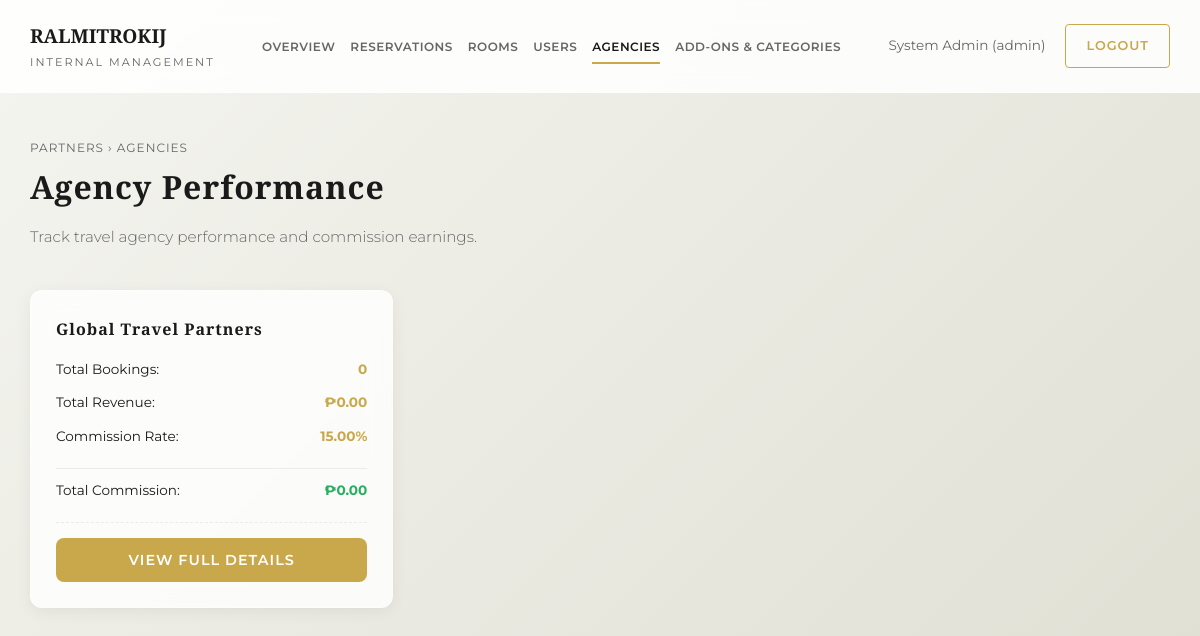
/admin/dashboard.php?tab=agencies (signed in), run on the app's committed database.
### tables this page shows
CREATE TABLE IF NOT EXISTS travel_agencies (
    id INT AUTO_INCREMENT PRIMARY KEY,
    user_id INT NOT NULL,
    agency_name VARCHAR(255) NOT NULL,
    commission_rate DECIMAL(5, 2) DEFAULT 10.00,  
    FOREIGN KEY (user_id) REFERENCES users(id) ON DELETE CASCADE
);

### admin/dashboard.php (the view, shortened to what the rows shown need)
<?php
require_once '../includes/db_connect.php';
$current_tab = isset($_GET['tab']) ? $_GET['tab'] : 'overview';
$today = date('Y-m-d');
$current_month = date('Y-m');
    $stmt = $pdo->query("SELECT COUNT(*) AS count FROM reservations");
    $total_reservations = $stmt->fetch()['count'];
    $stmt = $pdo->prepare("SELECT COALESCE(SUM(total_cost), 0) AS total FROM reservations WHERE DATE(created_at) = ?");
    $stmt->execute([$today]);
    $today_revenue = $stmt->fetch()['total'];
    $stmt = $pdo->prepare("SELECT COUNT(*) AS count FROM reservations WHERE DATE(created_at) = ?");
    $stmt->execute([$today]);
    $daily_reservations_count = $stmt->fetch()['count'];
    $stmt = $pdo->prepare("SELECT COUNT(*) AS count FROM reservations WHERE DATE_FORMAT(created_at, '%Y-%m') = ?");
    $stmt->execute([$current_month]);
    $monthly_reservations_count = $stmt->fetch()['count'];
    $room_reservation_counts = [];
    $stmt = $pdo->query("SELECT ta.id, ta.user_id, ta.agency_name, COUNT(r.id) AS total_bookings, COALESCE(SUM(r.total_cost), 0) AS total_revenue, ta.commission_rate, COALESCE(SUM(CASE WHEN r.status IN ('confirmed', 'checked_in', 'checked_out') THEN IF(r.commission_earned > 0, r.commission_earned, r.total_cost * (ta.commission_rate / 100)) ELSE 0 END), 0) AS total_commission FROM travel_agencies ta LEFT JOIN users u ON ta.user_id = u.id LEFT JOIN reservations r ON r.user_id = u.id GROUP BY ta.id, ta.user_id ORDER BY total_bookings DESC");
    $agency_performance = $stmt->fetchAll();
    $stmt = $pdo->query("SELECT r.*, ro.name AS room_name FROM reservations r LEFT JOIN rooms ro ON r.room_id = ro.id ORDER BY r.created_at DESC");
    $reservations = $stmt->fetchAll();
    $stmt = $pdo->query("SELECT * FROM rooms ORDER BY id ASC");
    $rooms = $stmt->fetchAll();
?>
<!DOCTYPE html>
<html lang="en">
<head>
    <link rel="stylesheet" href="../assets/css/styles.css?v=<?php echo time(); ?>">
</head>
<body>
    <main class="dashboard-container">
        <?php if ($current_tab === 'overview'): ?>
            <div class="page-header">
                <span class="breadcrumb">Internal &rsaquo; Dashboard</span>
                <h1 class="page-title">Operational Overview</h1>
                <p class="page-subtitle">Real-time metrics and system health monitoring.</p>
            </div>
            <div class="metrics-grid">
                <div class="metric-card">
                    <div class="metric-label">Daily Reservations</div>
                    <p class="metric-value"><?php echo number_format($daily_reservations_count); ?></p>
                </div>
                <div class="metric-card">
                    <div class="metric-label">Monthly Reservations</div>
                    <p class="metric-value"><?php echo number_format($monthly_reservations_count); ?></p>
                </div>
                <div class="metric-card">
                    <div class="metric-label">Today's Revenue</div>
                    <p class="metric-value">₱<?php echo number_format($today_revenue, 2); ?></p>
                </div>
                <div class="metric-card">
                    <div class="metric-label">Total Reservations</div>
                    <p class="metric-value"><?php echo number_format($total_reservations); ?></p>
                </div>
            </div>
            <div class="grid-2">
                <div class="glassmorphism-card">
                    <div class="section-title">
                        <h3>Reservations by Room Type</h3>
                        <p>Total bookings across all time for each room category</p>
                    </div>
                    <div class="data-table-container">
                        <table class="data-table">
                            <thead>
                                <tr>
                                    <th>Room Name</th>
                                    <th>Category</th>
                                    <th>Total Reservations</th>
                                </tr>
                            </thead>
                            <tbody>
                                <?php
                                    $most_reserved_room = 'None';
                                    $highest_count = -1;
                                    foreach ($rooms as $room):
                                        $count = isset($room_reservation_counts[$room['id']]) ? $room_reservation_counts[$room['id']] : 0;
                                        if ($count > $highest_count) {
                                            $highest_count = $count;
                                            $most_reserved_room = $room['name'];
                                        }
                                ?>
                                    <tr>
                                        <td><strong><?php echo htmlspecialchars($room['name']); ?></strong></td>
                                        <td><?php echo htmlspecialchars($room['category']); ?></td>
                                        <td><span style="font-weight: bold; color: var(--admin-accent);"><?php echo $count; ?></span></td>
                                    </tr>
                                <?php endforeach; ?>
                            </tbody>
                        </table>
                    </div>
                </div>
                <div class="glassmorphism-card" style="display: flex; flex-direction: column; justify-content: center; align-items: center; text-align: center; background: linear-gradient(135deg, var(--admin-primary) 0%, #333 100%); color: white; padding: 40px;">
                    <div class="section-title" style="margin-bottom: 20px;">
                        <span style="color: var(--admin-accent); font-size: 0.8rem; text-transform: uppercase; letter-spacing: 2px;">Most Popular Choice</span>
                        <h3 style="color: white; margin-top: 10px; font-size: 2rem;"><?php echo htmlspecialchars($most_reserved_room); ?></h3>
                        <p style="color: #ccc;">This room type has the highest number of overall reservations.</p>
                    </div>
                    <div style="font-size: 4rem; font-family: 'Playfair Display', serif; color: var(--admin-accent); line-height: 1;">
                        <?php echo $highest_count > 0 ? $highest_count : 0; ?>
                    </div>
                    <div style="font-size: 0.9rem; text-transform: uppercase; letter-spacing: 1px; margin-top: 10px; color: #aaa;">Total Bookings</div>
                </div>
            </div>
        <?php elseif ($current_tab === 'agencies'): ?>
            <?php
            $view_agency = null;
            ?>
            <?php if ($view_agency): ?>
                <div class="page-header" style="display: flex; justify-content: space-between; align-items: center; flex-wrap: wrap; gap: 15px;">
                    <div>
                        <span class="breadcrumb"><a href="dashboard.php?tab=agencies" style="color: var(--admin-secondary); text-decoration: none;">Partners &rsaquo; Agencies</a> &rsaquo; <?php echo htmlspecialchars($view_agency['agency_name']); ?></span>
                        <h1 class="page-title"><?php echo htmlspecialchars($view_agency['agency_name']); ?> Performance</h1>
                        <p class="page-subtitle">Detailed view of agency bookings and commission earnings.</p>
                    </div>
                    <div>
                        <a href="dashboard.php?tab=agencies" class="btn-secondary" style="text-decoration: none; padding: 10px 20px; border-radius: 6px; border: 1px solid var(--admin-border); display: inline-block;">Back to Agencies</a>
                    </div>
                </div>
                <div class="metrics-grid">
                    <div class="metric-card">
                        <div class="metric-label">Total Bookings</div>
                        <p class="metric-value"><?php echo number_format($view_agency['total_bookings']); ?></p>
                    </div>
                    <div class="metric-card">
                        <div class="metric-label">Total Revenue</div>
                        <p class="metric-value">₱<?php echo number_format($view_agency['total_revenue'], 2); ?></p>
                    </div>
                    <div class="metric-card">
                        <div class="metric-label">Earned Commission</div>
                        <p class="metric-value" style="color: #27ae60;">₱<?php echo number_format($view_agency['total_commission'], 2); ?></p>
                    </div>
                    <div class="metric-card" style="display: flex; flex-direction: column; justify-content: center;">
                        <div class="metric-label">Commission Rate</div>
                        <form method="POST" action="dashboard.php?tab=agencies&view_agency_id=<?php echo $view_agency['id']; ?>" style="display: flex; gap: 5px; align-items: center; justify-content: center; margin-top: 10px;">
                            <input type="hidden" name="agency_id" value="<?php echo htmlspecialchars($view_agency['id']); ?>">
                            <input type="number" name="commission_rate" value="<?php echo htmlspecialchars($view_agency['commission_rate']); ?>" step="0.1" min="0" max="100" style="padding: 8px; width: 80px; font-size: 1.2rem; border-radius: 4px; border: 1px solid var(--admin-border); text-align: center; background: rgba(255,255,255,0.8); font-family: 'Playfair Display', serif;">
                            <span style="font-size: 1.2rem; font-weight: bold; color: var(--admin-primary);">%</span>
                            <button type="submit" name="update_commission" class="btn-primary" style="padding: 8px 12px; font-size: 0.8rem; border-radius: 4px;">Save</button>
                        </form>
                    </div>
                </div>
                <div class="glassmorphism-card">
                    <div class="section-title">
                        <h3>Agency Bookings</h3>
                        <p>All reservations made by <?php echo htmlspecialchars($view_agency['agency_name']); ?></p>
                    </div>
                    <div class="data-table-container">
                        <table class="data-table">
                            <thead>
                                <tr>
                                    <th>Booking Ref</th>
                                    <th>Guest Name</th>
                                    <th>Room</th>
                                    <th>Stay Dates</th>
                                    <th>Total Cost</th>
                                    <th>Commission Earned</th>
                                    <th>Status</th>
                                </tr>
                            </thead>
                            <tbody>
                                <?php
                                    $agency_user_id = $view_agency['user_id'] ?? null;
                                    $agency_bookings = [];
                                    foreach ($reservations as $res) {
                                        if ($res['user_id'] == $agency_user_id) {
                                            $agency_bookings[] = $res;
                                        }
                                    }
                                ?>
                                <?php if (empty($agency_bookings)): ?>
                                    <tr><td colspan="7" style="text-align: center; padding: 20px;">No bookings found for this agency.</td></tr>
                                <?php else: ?>
                                    <?php foreach ($agency_bookings as $booking): ?>
                                        <tr>
                                            <td><?php echo htmlspecialchars($booking['booking_ref']); ?></td>
                                            <td><?php echo htmlspecialchars($booking['first_name'] . ' ' . $booking['last_name']); ?></td>
                                            <td><?php echo htmlspecialchars($booking['room_name']); ?></td>
                                            <td><?php echo htmlspecialchars($booking['check_in'] . ' - ' . $booking['check_out']); ?></td>
                                            <td>₱<?php echo number_format(isset($booking['total_cost']) ? $booking['total_cost'] : 0, 2); ?></td>
                                            <td><span style="color: #27ae60; font-weight: bold;">₱<?php
                                                $comm = (isset($booking['commission_earned']) && $booking['commission_earned'] > 0) ? $booking['commission_earned'] : ((isset($booking['total_cost']) ? $booking['total_cost'] : 0) * ($view_agency['commission_rate'] / 100));
                                                echo number_format($comm, 2);
                                            ?></span></td>
                                            <td><span class="status-badge status-<?php echo strtolower($booking['status']); ?>"><?php echo htmlspecialchars(str_replace('_', ' ', $booking['status'])); ?></span></td>
                                        </tr>
                                    <?php endforeach; ?>
                                <?php endif; ?>
                            </tbody>
                        </table>
                    </div>
                </div>
            <?php else: ?>
                <div class="page-header">
                    <h1 class="page-title">Agency Performance</h1>
                </div>
                <div class="grid-3">
                    <?php foreach ($agency_performance as $agency): ?>
                        <div class="agency-card" style="display: flex; flex-direction: column;">
                            <h4><?php echo htmlspecialchars($agency['agency_name']); ?></h4>
                            <div class="agency-stats" style="margin-bottom: 10px;">
                                <span>Total Bookings:</span>
                                <span class="agency-stat-value"><?php echo number_format($agency['total_bookings']); ?></span>
                            </div>
                            <div class="agency-stats" style="margin-bottom: 10px;">
                                <span>Total Revenue:</span>
                                <span class="agency-stat-value">₱<?php echo number_format($agency['total_revenue'], 2); ?></span>
                            </div>
                            <div class="agency-stats" style="margin-bottom: 10px;">
                                <span>Commission Rate:</span>
                                <span class="agency-stat-value"><?php echo number_format($agency['commission_rate'], 2); ?>%</span>
                            </div>
                            <div class="agency-stats" style="border-top: 1px solid var(--admin-border); padding-top: 10px; margin-top: 10px; margin-bottom: 20px;">
                                <span>Total Commission:</span>
                                <span class="agency-stat-value" style="color: #27ae60;">₱<?php echo number_format($agency['total_commission'], 2); ?></span>
                            </div>
                            <div style="margin-top: auto; padding-top: 15px; border-top: 1px dashed var(--admin-border); text-align: center;">
                                <a href="dashboard.php?tab=agencies&view_agency_id=<?php echo $agency['id']; ?>" class="btn-primary" style="display: block; text-decoration: none; padding: 10px;">View Full Details</a>
                            </div>
                        </div>
                    <?php endforeach; ?>
                </div>
            <?php endif; ?>
        <?php endif; ?>
    </main>
</body>
</html>

### data on the page
travel_agencies: agency_name "Global Travel Partners", total_bookings "0", total_revenue "0.00", commission_rate "15.00", total_commission "0.00"

### other printed values
$_SESSION['full_name'] "System Admin"
$_SESSION['role'] "admin"
